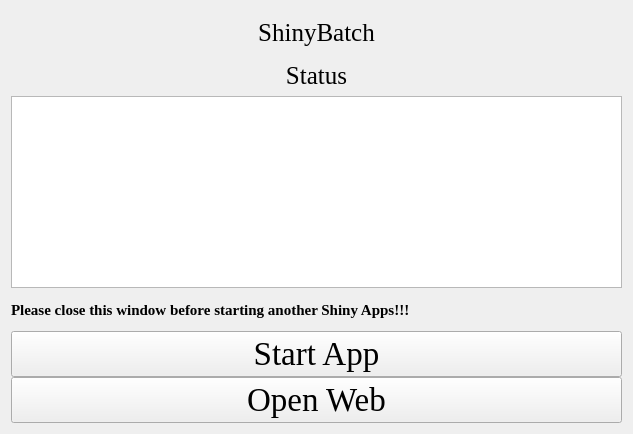
<?xml version="1.0" encoding="UTF-8"?>
<ui version="4.0">
 <class>Form</class>
 <widget class="QWidget" name="Form">
  <property name="geometry">
   <rect>
    <x>0</x>
    <y>0</y>
    <width>633</width>
    <height>434</height>
   </rect>
  </property>
  <property name="windowTitle">
   <string>Form</string>
  </property>
  <property name="styleSheet">
   <string notr="true">background-image: url(D:/tools/Pycharm/pyqt/logo/green_back.png);</string>
  </property>
  <layout class="QGridLayout" name="gridLayout_4">
   <property name="verticalSpacing">
    <number>0</number>
   </property>
   <item row="0" column="0">
    <layout class="QGridLayout" name="gridLayout_5">
     <property name="verticalSpacing">
      <number>0</number>
     </property>
     <item row="0" column="0" colspan="3">
      <widget class="QLabel" name="label">
       <property name="font">
        <font>
         <family>Times New Roman</family>
         <pointsize>19</pointsize>
        </font>
       </property>
       <property name="text">
        <string>ShinyBatch</string>
       </property>
       <property name="alignment">
        <set>Qt::AlignCenter</set>
       </property>
      </widget>
     </item>
     <item row="3" column="0" colspan="3">
      <widget class="QLabel" name="label_4">
       <property name="font">
        <font>
         <family>Times New Roman</family>
         <pointsize>19</pointsize>
        </font>
       </property>
       <property name="text">
        <string>Status</string>
       </property>
       <property name="alignment">
        <set>Qt::AlignCenter</set>
       </property>
      </widget>
     </item>
     <item row="5" column="0" rowspan="2" colspan="3">
      <widget class="QTextBrowser" name="textBrowser">
       <property name="styleSheet">
        <string notr="true">background-image: url(D:/Documents/Desktop/white.png)</string>
       </property>
      </widget>
     </item>
     <item row="7" column="0" colspan="3">
      <widget class="QLabel" name="label_3">
       <property name="font">
        <font>
         <family>Times New Roman</family>
         <pointsize>11</pointsize>
         <weight>75</weight>
         <bold>true</bold>
        </font>
       </property>
       <property name="text">
        <string>Please close this window before starting another Shiny Apps!!!</string>
       </property>
      </widget>
     </item>
     <item row="8" column="0" colspan="3">
      <widget class="QPushButton" name="pushButton">
       <property name="font">
        <font>
         <family>Times New Roman</family>
         <pointsize>25</pointsize>
        </font>
       </property>
       <property name="text">
        <string>Start App</string>
       </property>
      </widget>
     </item>
     <item row="9" column="0" colspan="3">
      <widget class="QPushButton" name="pushButton_2">
       <property name="font">
        <font>
         <family>Times New Roman</family>
         <pointsize>25</pointsize>
        </font>
       </property>
       <property name="text">
        <string>Open Web</string>
       </property>
      </widget>
     </item>
    </layout>
   </item>
  </layout>
 </widget>
 <resources/>
 <connections/>
</ui>
